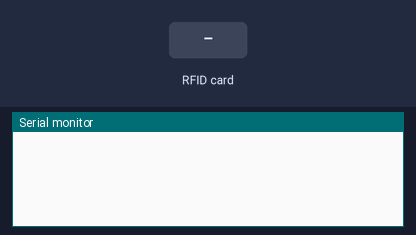
Bench run of a sketch on a simulated Arduino Uno, built with avr-gcc and run on an emulated ATmega328P. Parts: the last lines printed to the serial monitor. Inputs (shaded band) come from the test bench.

Above: at 1.2 s.
1.3 s: RFID card 5E 7A 19 C4 held to the reader
At 1.7 s:
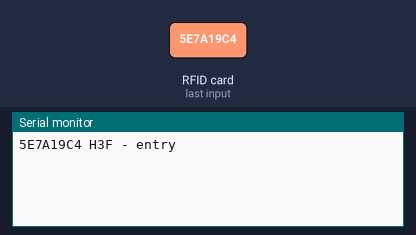
2.8 s: RFID card 5E 7A 19 C4 held to the reader
At 4.2 s:
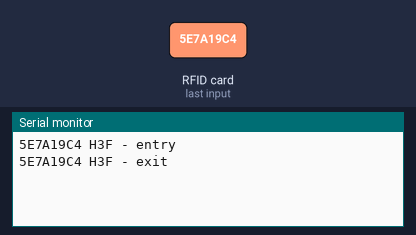

Measured:
- after the input at 1.3 s, the serial monitor: prints a new line at once (image 1)
- after the input at 2.8 s, the serial monitor: prints a new line at once (image 2)

The sketch:

RFID_v4.ino
```cpp
#include <SPI.h>
#include <RFID.h>

#define ss 10
#define rst 9
#define databasesize 15;

RFID rfid(ss, rst);

class card {
  public:
    unsigned char UID[5];
    String location;
    String entry;
};

card database[15];
card detected_card;
int current_slot;

void setup() {
  Serial.begin(9600);
  SPI.begin();
  rfid.init();
  current_slot = 0;
}

void loop() {
  if (rfid.isCard()) {
    if (rfid.readCardSerial()) {
      record_to_detected();  // UID is stored to detected_card
      check_data();
      entry_or_exit();
      transfer_to_database(); // UID is transferred to database slot from detected_card
      printcard();
      current_slot = (current_slot + 1) % databasesize;
    }
    delay(1500);
  }
}

void record_to_detected() {
  for (int i = 0; i < 4; i++) {
    detected_card.UID[i] = rfid.serNum[i];
  }
}

void transfer_to_database() {
  for (int i = 0; i < 4; i++) {
    database[current_slot].UID[i] = detected_card.UID[i];
  }
  database[current_slot].location = detected_card.location;
  database[current_slot].entry = detected_card.entry;
}
void check_data() {
  for (int i = 0; i < 15; i++) {
    if (database[i].UID == detected_card.UID) {
      detected_card = database[i];
    }
  }
}

void printcard() {
  for (int i = 0; i < 4; i++) {
    Serial.print(database[current_slot].UID[i], HEX);
  }
  Serial.print(" ");
  Serial.print(database[current_slot].location);
  Serial.print(" - ");
  Serial.print(database[current_slot].entry);
  Serial.println();
  Serial.println();
}

void entry_or_exit() {
  detected_card.location = "H3F";
  if (detected_card.entry == "entry") {
    detected_card.entry = "exit";
  } else {
    detected_card.entry = "entry";
  }
}
```
